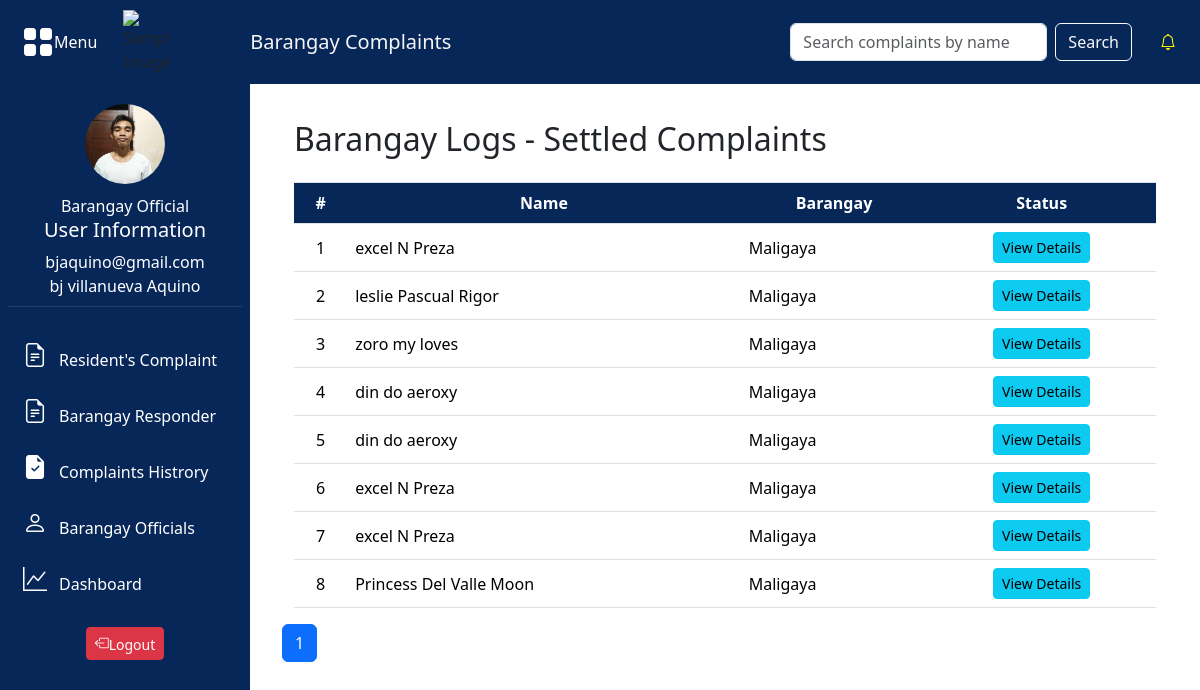
The page /barangay/barangaylogs.php (signed in) on the database its author committed.
### tables this page shows
CREATE TABLE `tbl_complaints` (
  `complaints_id` int(15) NOT NULL,
  `complaint_name` varchar(255) NOT NULL,
  `cp_number` varchar(10) NOT NULL,
  `complaints_person` varchar(15) NOT NULL,
  `status` varchar(20) NOT NULL DEFAULT '''Inprogress''',
  `complaints` text NOT NULL,
  `responds` enum('barangay','pnp') NOT NULL,
  `date_filed` date NOT NULL,
  `approved` tinyint(1) NOT NULL,
  `category_id` int(1) NOT NULL,
  `barangays_id` int(10) NOT NULL,
  `image_id` int(10) NOT NULL,
  `info_id` int(11) NOT NULL,
  `user_id` int(11) NOT NULL
);

CREATE TABLE `tbl_users_barangay` (
  `barangays_id` int(11) NOT NULL,
  `barangay_name` varchar(255) NOT NULL,
  `official_id` int(11) NOT NULL
);

### barangay/barangaylogs.php (the view, shortened to what this page needs)
<?php
$results_per_page = 10;
$page = isset($_GET['page']) && is_numeric($_GET['page']) && $_GET['page'] > 0 ? (int)$_GET['page'] : 1;
$start_from = ($page - 1) * $results_per_page;
?>
<!DOCTYPE html>
<html lang="en">
<head>
    <link href="https://cdnjs.cloudflare.com/ajax/libs/bootstrap-icons/1.8.1/font/bootstrap-icons.min.css" rel="stylesheet">
    <link href="https://cdn.jsdelivr.net/npm/bootstrap@5.3.3/dist/css/bootstrap.min.css" rel="stylesheet">
    <link rel="stylesheet" type="text/css" href="../styles/style.css">
</head>
<body>
<?php
include '../includes/navbar.php';
include '../includes/sidebar.php';
?>
    <div class="content">
        <div class="container">
            <h2 class="mt-3 mb-4">Barangay Logs - Settled Complaints</h2>
            <table class="table table-bordered table-hover">
            <thead>
                        <tr>
                            <th>#</th>
                            <th>Name</th>
                            <th>Barangay</th>
                            <th>Status</th>
                        </tr>
                    </thead>
                    <tbody>
                    <?php
try {
    $barangay_name = $_SESSION['barangay_name'] ?? '';
    $search_query = isset($_GET['search']) ? '%' . $_GET['search'] . '%' : '%';
    $stmt = $pdo->prepare("
    SELECT c.*, b.barangay_name, cc.complaints_category, i.gender, i.place_of_birth, i.age, i.educational_background, i.civil_status, e.evidence_path
    FROM tbl_complaints c
    JOIN tbl_users_barangay b ON c.barangays_id = b.barangays_id
    JOIN tbl_complaintcategories cc ON c.category_id = cc.category_id
    JOIN tbl_info i ON c.info_id = i.info_id
    LEFT JOIN tbl_evidence e ON c.complaints_id = e.complaints_id
    WHERE (c.status IN ('settled_in_barangay', 'rejected')) AND b.barangay_name = ?
    AND (c.complaint_name LIKE ? OR c.complaints LIKE ? OR cc.complaints_category LIKE ? OR i.gender LIKE ? OR i.place_of_birth LIKE ? OR i.educational_background LIKE ? OR i.civil_status LIKE ?)
    ORDER BY c.date_filed ASC
    LIMIT ?, ?
    ");
    $stmt->bindParam(1, $barangay_name, PDO::PARAM_STR);
    $stmt->bindParam(2, $search_query, PDO::PARAM_STR);
    $stmt->bindParam(3, $search_query, PDO::PARAM_STR);
    $stmt->bindParam(4, $search_query, PDO::PARAM_STR);
    $stmt->bindParam(5, $search_query, PDO::PARAM_STR);
    $stmt->bindParam(6, $search_query, PDO::PARAM_STR);
    $stmt->bindParam(7, $search_query, PDO::PARAM_STR);
    $stmt->bindParam(8, $search_query, PDO::PARAM_STR);
    $stmt->bindParam(9, $start_from, PDO::PARAM_INT);
    $stmt->bindParam(10, $results_per_page, PDO::PARAM_INT);
    $stmt->execute();
    if ($stmt->rowCount() == 0) {
        echo "<tr><td colspan='4'>No complaints found.</td></tr>";
    } else {
        $rowNumber = $start_from + 1;
        while ($row = $stmt->fetch(PDO::FETCH_ASSOC)) {
            $complaint_name = htmlspecialchars($row['complaint_name']);
            $barangay_name = htmlspecialchars($row['barangay_name']);
            echo "<tr>
            <td style='text-align: center; vertical-align: middle;'>{$rowNumber}</td>
            <td style='text-align: left; vertical-align: middle;'>{$complaint_name}</td>
            <td style='text-align: left; vertical-align: middle;'>{$barangay_name}</td>
            <td style='text-align: center; vertical-align: middle;'>
                <button type='button' class='btn btn-sm btn-info' onclick='loadComplaintDetails({$row['complaints_id']})'>View Details</button>
            </td>
        </tr>";
            $rowNumber++;
        }
    }
} catch (PDOException $e) {
    echo "Error: " . $e->getMessage();
}
?>
                    </tbody>
                </table>
            </div>
            <nav aria-label="Page navigation">
                <ul class="pagination">
                    <?php
                    $stmt = $pdo->prepare("SELECT COUNT(*) AS total FROM tbl_complaints c JOIN tbl_users_barangay b ON c.barangays_id = b.barangays_id WHERE c.status = 'settled_in_barangay' AND b.barangay_name = ?");
                    $stmt->execute([$barangay_name]);
                    $total_results = $stmt->fetchColumn();
                    $total_pages = ceil($total_results / $results_per_page);
                    for ($i = 1; $i <= $total_pages; $i++) {
                        $active = ($i == $page) ? 'active' : '';
                        echo "<li class='page-item $active'><a class='page-link' href='?page=$i'>$i</a></li>";
                    }
                    ?>
                </ul>
            </nav>
        </div>
    </div>
</body>
</html>

### styles/style.css (style rules this page uses)
.content { margin-left: 250px; transition: margin-left 0.3s ease; padding: 20px; width: 80%; }
table, th, td { border: none; }
table { border-collapse: collapse; width: 100%; }

### barangay/barangaylogs.php (style rules this page uses)
table, th, td { border: none; }
table { border-collapse: collapse; width: 100%; }
.table thead th { background-color: #082759; color: #ffffff; text-align: center; }

### rows shown on the page
tbl_complaints: complaint_name "excel N Preza", barangays.barangay_name "Maligaya"
tbl_complaints: complaint_name "leslie Pascual Rigor", barangays.barangay_name "Maligaya"
tbl_complaints: complaint_name "zoro my loves", barangays.barangay_name "Maligaya"
tbl_complaints: complaint_name "din do aeroxy", barangays.barangay_name "Maligaya"
tbl_complaints: complaint_name "din do aeroxy", barangays.barangay_name "Maligaya"
tbl_complaints: complaint_name "excel N Preza", barangays.barangay_name "Maligaya"
tbl_complaints: complaint_name "excel N Preza", barangays.barangay_name "Maligaya"
tbl_complaints: complaint_name "Princess Del Valle Moon", barangays.barangay_name "Maligaya"

### other values the page prints
$_SESSION['accountType'] "Barangay Official"
$email "bjaquino@gmail.com"
$firstName "bj"
$middleName "villanueva"
$lastName "Aquino"
